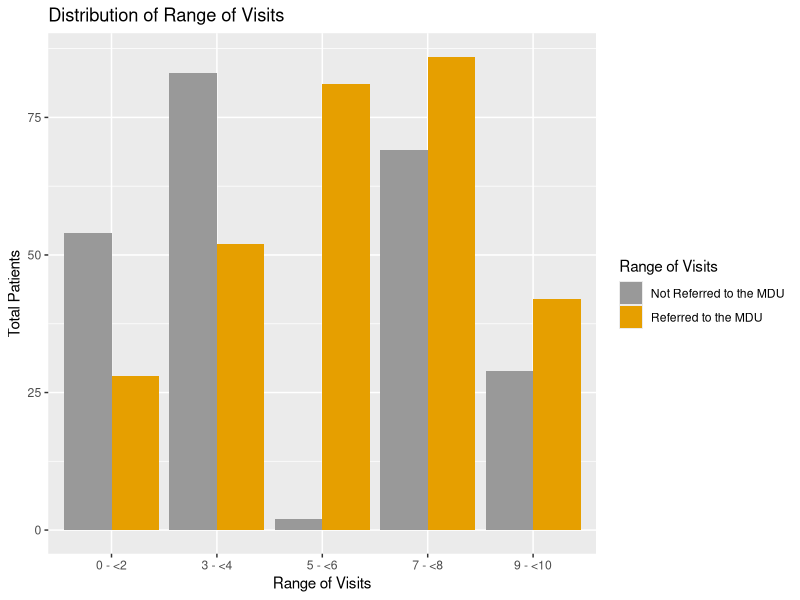

R code for this plot:
library("ggplot2")

# Given a normalized table with range of
# visits, total patient numbers, and whether
# or not they are referred to the MDU,
# the code makes a "range of visits" (ROV) bar graph.

# Normalized table should have this structure:

#       col1 col2                    col3
# 1   0 - <2   12     Referred to the MDU
# 2   3 - <4   93     Referred to the MDU
# 3   5 - <6   92     Referred to the MDU
# 4   7 - <8   12     Referred to the MDU
# 5  9 - <10   97     Referred to the MDU
# 6   0 - <2    3 Not Referred to the MDU
# 7   3 - <4   95 Not Referred to the MDU
# 8   5 - <6    9 Not Referred to the MDU
# 9   7 - <8   66 Not Referred to the MDU
# 10 9 - <10   88 Not Referred to the MDU
#

makeROVBarGraph <- function(dat, ylabel){
	ggplot(data=dat, aes(x=as.vector(dat[,1]),
	y=as.vector(dat[,2]), fill=as.vector(dat[,3]))) +
    geom_bar(stat="identity", position=position_dodge()) +
    xlab("Range of Visits") +
    ylab(ylabel) +
	scale_fill_manual(name="Range of Visits",
		values=c("#999999", "#E69F00")) +
	ggtitle("Distribution of Range of Visits")
}

#
# This is test script.
#

rov_labels_1 = c("0 - <2", "3 - <4",
	"5 - <6", "7 - <8", "9 - <10")
total_patients_1 = vector()
for(i in 1:length(rov_labels_1)){
	total_patients_1 = c(total_patients_1, sample(1:100,1))
}
mdu_bound_true = rep("Referred to the MDU",length(rov_labels_1))

rov_labels_2 = rov_labels_1
total_patients_2 = vector()
for(i in 1:length(rov_labels_2)){
	total_patients_2 = c(total_patients_2, sample(1:100,1))
}
mdu_bound_false = rep("Not Referred to the MDU",length(rov_labels_2))

col1 = c(rov_labels_1, rov_labels_2)
col2 = c(total_patients_1, total_patients_2)
col3 = c(mdu_bound_true, mdu_bound_false)
dat = data.frame(col1, col2, col3)

makeROVBarGraph(dat, "Total Patients")

#
# Executing the test script should return a bar graph.
#